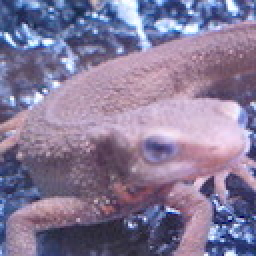
#> input picture img/imori.jpg, 128 x 128 px, found by its file name (shown 2 times larger)
$ python q23.py
#> lines starting #> are read from the running program, lines starting #| are printed output that depends on the picture
#> in _main, img is the input picture: shape (128, 128, 3); mean B, G, R 152.8, 121.8, 134.1
import cv2
import numpy as np
import matplotlib.pyplot as plt


def flatten_histogram(img):
    """画像のヒストグラムを平坦化します

    Arguments:
        img {numpy.ndarray} -- 画像

    Returns:
        numpy.ndarray -- 平坦化画像
    """

    out_img = img.copy()

    z_max = 255
    pix_sum = img.shape[0] * img.shape[1] if img.ndim == 2 \
        else img.shape[0] * img.shape[1] * img.shape[2]
#> pix_sum = 49152
    h_sum = 0

    for i in range(0, 256):
        index = np.where(img == i)
        h_sum += len(img[index])
        out_img[index] = z_max / pix_sum * h_sum
#> this loop made 256 passes
#> h_sum on passes 1, 27, 31: 6, 42, 63
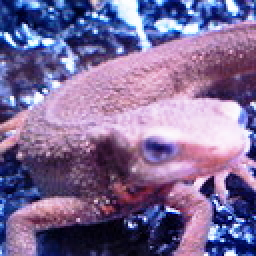
#> out_img: shape (128, 128, 3) (shown 2 times larger); mean B, G, R 151, 106.4, 125.7
#> after the loop, h_sum = 49152

    return out_img.astype(np.uint8)


def _main():  # pragma: no cover
    img = cv2.imread(r"img/imori.jpg")

    img = flatten_histogram(img)

    cv2.imshow("result", img)
    cv2.waitKey(0)
    cv2.imwrite(r"img/answer_23_1.jpg", img)

    plt.hist(img.ravel(), bins=255, rwidth=0.8, range=(0, 255))
    plt.savefig(r"img/answer_23_2.png")
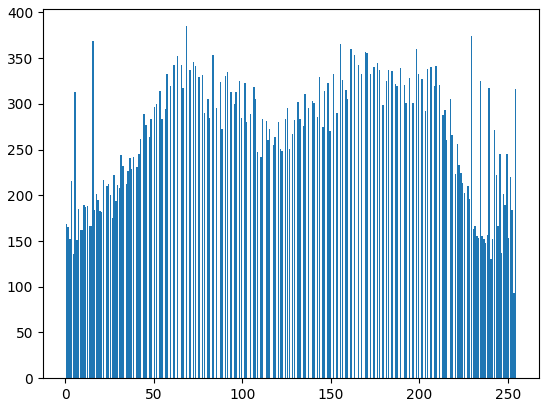
#> figure drawn by matplotlib, 1 panel; tallest bar 385 high, from x = 68.1 to 68.9
    plt.show()


if __name__ == "__main__":  # pragma: no cover
    _main()
